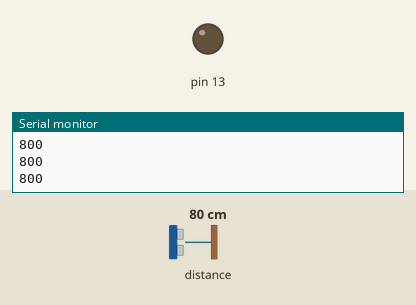
This sketch was run on a simulated Arduino Uno, built with avr-gcc and run on an emulated ATmega328P. On the bench: output pins drawn as LEDs (lit = HIGH), the last lines printed to the serial monitor. Inputs (shaded band) come from the test bench; at power-on: distance to the obstacle 80 cm.

Above: at 1.2 s.
1.3 s: distance to the obstacle set to 22 cm
2.8 s: distance to the obstacle set to 18 cm
At 3.1 s:
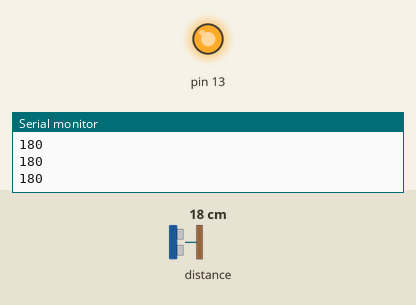
4.3 s: distance to the obstacle set to 35 cm
At 4.7 s:
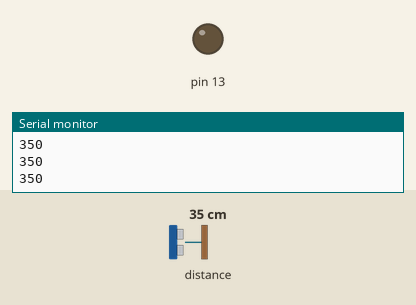
5.8 s: distance to the obstacle set to 2 cm
At 6.8 s:
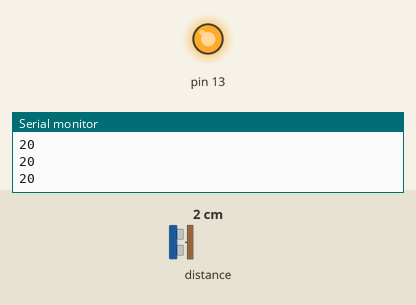
Timing chart, 0 to 8.3 s (numbered marks = the images above; inputs shaded):
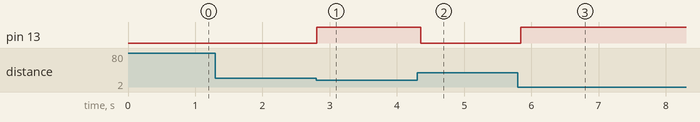

The sketch:

Pirat_TOF.ino
```cpp
#include "Adafruit_VL53L0X.h"

int Entfernung = 400 ;
Adafruit_VL53L0X Sensor = Adafruit_VL53L0X();

void setup() {
  Serial.begin(9600);
  pinMode(13, OUTPUT);
  Serial.println("Start");

  if (!Sensor.begin()) {
    Serial.println(F("Failed to boot VL53L0X"));
    while (1);
  }
  Serial.println("Test");
  digitalWrite(13, LOW);

}

void loop() {


  VL53L0X_RangingMeasurementData_t measure;
  Sensor.rangingTest(&measure, false);

  Entfernung = measure.RangeMilliMeter;
  Serial.println(Entfernung);
  if (Entfernung <200)
  {
    digitalWrite(13, HIGH);

  }
  else
  {
     digitalWrite(13, LOW);
  }
  delay(20);

}
 
```

Measured:
- the behaviour switches between 20 and 19 cm on distance to the obstacle (found by bisection; images 0 and 1)
- after the input at 2.8 s, pin 13: LOW → HIGH at once
- after the input at 4.3 s, pin 13: HIGH → LOW after 0.05 s
- after the input at 5.8 s, pin 13: LOW → HIGH at once
